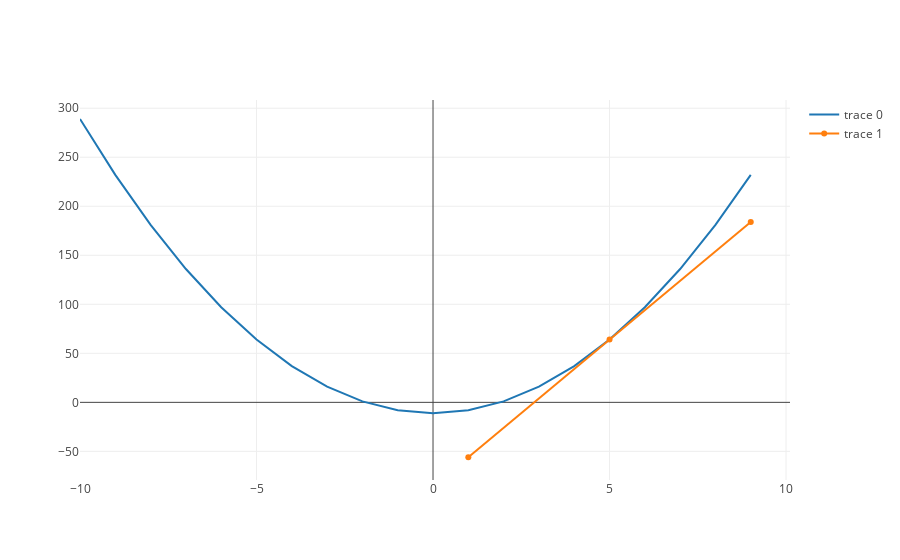

The code cell stored with this chart in its notebook:
### Code cell
tangent_at_five_trace = tangent_line(second_terms, 5, line_length = 4)
second_terms_trace = polynomial_function_trace(second_terms, list(range(-10, 10)))
plot([second_terms_trace, tangent_at_five_trace])

### Figure 1 — Plotly figure (JSON) as saved in the notebook; plotly's stock layout.template omitted (floating-point values rounded to 4 significant figures)
{"data": [{"x": [-10, -9, -8, -7, -6, -5, -4, -3, -2, -1, 0, 1, 2, 3, 4, 5, 6, 7, 8, 9], "y": [289, 232, 181, 136, 97, 64, 37, 16, 1, -8, -11, -8, 1, 16, 37, 64, 97, 136, 181, 232]}, {"x": [1, 5, 9], "y": [-56, 64, 184]}], "layout": {}}
